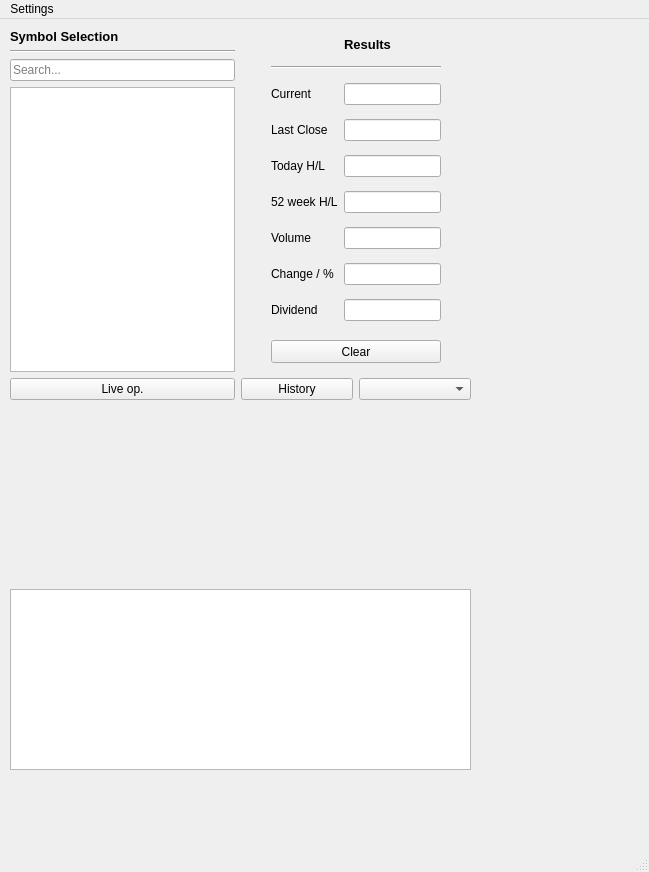
<?xml version="1.0" encoding="UTF-8"?>
<ui version="4.0">
 <class>MainWindow</class>
 <widget class="QMainWindow" name="MainWindow">
  <property name="geometry">
   <rect>
    <x>0</x>
    <y>0</y>
    <width>649</width>
    <height>872</height>
   </rect>
  </property>
  <property name="windowTitle">
   <string>StockWare v0.05</string>
  </property>
  <widget class="QWidget" name="centralwidget">
   <widget class="QWidget" name="gridLayoutWidget">
    <property name="geometry">
     <rect>
      <x>10</x>
      <y>10</y>
      <width>461</width>
      <height>371</height>
     </rect>
    </property>
    <layout class="QGridLayout" name="gridLayout">
     <item row="1" column="0">
      <widget class="Line" name="line">
       <property name="orientation">
        <enum>Qt::Horizontal</enum>
       </property>
      </widget>
     </item>
     <item row="4" column="1">
      <layout class="QHBoxLayout" name="horizontalLayout_3">
       <item>
        <widget class="QPushButton" name="hist_btn">
         <property name="text">
          <string>History</string>
         </property>
        </widget>
       </item>
       <item>
        <widget class="QComboBox" name="comboBox"/>
       </item>
      </layout>
     </item>
     <item row="0" column="0">
      <widget class="QLabel" name="label">
       <property name="font">
        <font>
         <pointsize>10</pointsize>
         <weight>75</weight>
         <bold>true</bold>
        </font>
       </property>
       <property name="text">
        <string>Symbol Selection</string>
       </property>
      </widget>
     </item>
     <item row="2" column="0">
      <widget class="QLineEdit" name="line_search">
       <property name="inputMask">
        <string/>
       </property>
       <property name="text">
        <string/>
       </property>
       <property name="placeholderText">
        <string>Search...</string>
       </property>
      </widget>
     </item>
     <item row="0" column="1" rowspan="4">
      <layout class="QGridLayout" name="gridLayout_2">
       <item row="7" column="2">
        <widget class="QLineEdit" name="line_change"/>
       </item>
       <item row="5" column="0">
        <spacer name="horizontalSpacer_3">
         <property name="orientation">
          <enum>Qt::Horizontal</enum>
         </property>
         <property name="sizeHint" stdset="0">
          <size>
           <width>40</width>
           <height>20</height>
          </size>
         </property>
        </spacer>
       </item>
       <item row="6" column="2">
        <widget class="QLineEdit" name="line_vol"/>
       </item>
       <item row="5" column="2">
        <widget class="QLineEdit" name="line_52wk"/>
       </item>
       <item row="3" column="2">
        <widget class="QLineEdit" name="line_close"/>
       </item>
       <item row="1" column="1" colspan="2">
        <widget class="Line" name="line_2">
         <property name="orientation">
          <enum>Qt::Horizontal</enum>
         </property>
        </widget>
       </item>
       <item row="5" column="1">
        <widget class="QLabel" name="label_7">
         <property name="text">
          <string>52 week H/L</string>
         </property>
        </widget>
       </item>
       <item row="7" column="3">
        <spacer name="horizontalSpacer_4">
         <property name="orientation">
          <enum>Qt::Horizontal</enum>
         </property>
         <property name="sizeHint" stdset="0">
          <size>
           <width>40</width>
           <height>20</height>
          </size>
         </property>
        </spacer>
       </item>
       <item row="4" column="1">
        <widget class="QLabel" name="label_6">
         <property name="text">
          <string>Today H/L</string>
         </property>
        </widget>
       </item>
       <item row="7" column="1">
        <widget class="QLabel" name="label_4">
         <property name="text">
          <string>Change / %</string>
         </property>
        </widget>
       </item>
       <item row="3" column="1">
        <widget class="QLabel" name="label_3">
         <property name="text">
          <string>Last Close</string>
         </property>
        </widget>
       </item>
       <item row="9" column="1">
        <spacer name="verticalSpacer_3">
         <property name="orientation">
          <enum>Qt::Vertical</enum>
         </property>
         <property name="sizeType">
          <enum>QSizePolicy::Fixed</enum>
         </property>
         <property name="sizeHint" stdset="0">
          <size>
           <width>20</width>
           <height>5</height>
          </size>
         </property>
        </spacer>
       </item>
       <item row="8" column="1">
        <widget class="QLabel" name="label_5">
         <property name="text">
          <string>Dividend</string>
         </property>
        </widget>
       </item>
       <item row="6" column="1">
        <widget class="QLabel" name="label_8">
         <property name="text">
          <string>Volume</string>
         </property>
        </widget>
       </item>
       <item row="10" column="1" colspan="2">
        <widget class="QPushButton" name="clear_btn">
         <property name="sizePolicy">
          <sizepolicy hsizetype="Minimum" vsizetype="Fixed">
           <horstretch>0</horstretch>
           <verstretch>0</verstretch>
          </sizepolicy>
         </property>
         <property name="minimumSize">
          <size>
           <width>0</width>
           <height>23</height>
          </size>
         </property>
         <property name="text">
          <string>Clear</string>
         </property>
        </widget>
       </item>
       <item row="2" column="2">
        <widget class="QLineEdit" name="line_open"/>
       </item>
       <item row="2" column="1">
        <widget class="QLabel" name="label_2">
         <property name="text">
          <string>Current</string>
         </property>
        </widget>
       </item>
       <item row="8" column="2">
        <widget class="QLineEdit" name="line_div"/>
       </item>
       <item row="4" column="2">
        <widget class="QLineEdit" name="td_high_low"/>
       </item>
       <item row="0" column="2">
        <widget class="QLabel" name="label_9">
         <property name="enabled">
          <bool>true</bool>
         </property>
         <property name="sizePolicy">
          <sizepolicy hsizetype="Preferred" vsizetype="Fixed">
           <horstretch>0</horstretch>
           <verstretch>0</verstretch>
          </sizepolicy>
         </property>
         <property name="font">
          <font>
           <pointsize>10</pointsize>
           <weight>75</weight>
           <bold>true</bold>
          </font>
         </property>
         <property name="text">
          <string>Results</string>
         </property>
        </widget>
       </item>
      </layout>
     </item>
     <item row="3" column="0">
      <widget class="QListWidget" name="listWidget"/>
     </item>
     <item row="4" column="0">
      <widget class="QPushButton" name="live_btn">
       <property name="text">
        <string>Live op.</string>
       </property>
      </widget>
     </item>
    </layout>
   </widget>
   <widget class="QWidget" name="layoutWidget">
    <property name="geometry">
     <rect>
      <x>10</x>
      <y>390</y>
      <width>461</width>
      <height>171</height>
     </rect>
    </property>
    <layout class="QVBoxLayout" name="vertL">
     <property name="sizeConstraint">
      <enum>QLayout::SetDefaultConstraint</enum>
     </property>
    </layout>
   </widget>
   <widget class="QListWidget" name="live_tweet">
    <property name="geometry">
     <rect>
      <x>10</x>
      <y>570</y>
      <width>461</width>
      <height>181</height>
     </rect>
    </property>
   </widget>
  </widget>
  <widget class="QMenuBar" name="menubar">
   <property name="geometry">
    <rect>
     <x>0</x>
     <y>0</y>
     <width>649</width>
     <height>21</height>
    </rect>
   </property>
   <widget class="QMenu" name="menuSettings">
    <property name="title">
     <string>Settings</string>
    </property>
    <addaction name="actionExit"/>
   </widget>
   <addaction name="menuSettings"/>
  </widget>
  <widget class="QStatusBar" name="statusbar"/>
  <action name="actionExit">
   <property name="text">
    <string>Exit</string>
   </property>
  </action>
 </widget>
 <resources/>
 <connections/>
</ui>
